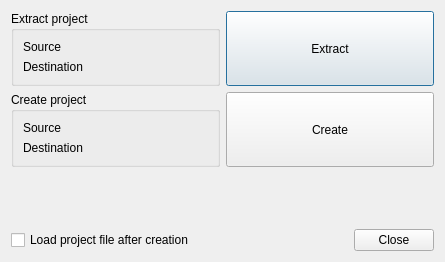
<?xml version="1.0" encoding="UTF-8"?>
<ui version="4.0">
 <class>Gui::Dialog::DlgProjectUtility</class>
 <widget class="QDialog" name="Gui::Dialog::DlgProjectUtility">
  <property name="geometry">
   <rect>
    <x>0</x>
    <y>0</y>
    <width>445</width>
    <height>262</height>
   </rect>
  </property>
  <property name="windowTitle">
   <string>Project utility</string>
  </property>
  <layout class="QGridLayout" name="gridLayout_4">
   <item row="0" column="0" colspan="2">
    <layout class="QGridLayout" name="gridLayout_3">
     <item row="0" column="0">
      <widget class="QGroupBox" name="groupBox">
       <property name="title">
        <string>Extract project</string>
       </property>
       <layout class="QGridLayout" name="gridLayout">
        <item row="0" column="0">
         <widget class="QLabel" name="label">
          <property name="text">
           <string>Source</string>
          </property>
         </widget>
        </item>
        <item row="0" column="1">
         <widget class="Gui::FileChooser" name="extractSource">
          <property name="filter">
           <string notr="true">Project file (*.fcstd)</string>
          </property>
         </widget>
        </item>
        <item row="1" column="0">
         <widget class="QLabel" name="label_2">
          <property name="text">
           <string>Destination</string>
          </property>
         </widget>
        </item>
        <item row="1" column="1">
         <widget class="Gui::FileChooser" name="extractDest">
          <property name="mode">
           <enum>Gui::FileChooser::Directory</enum>
          </property>
         </widget>
        </item>
       </layout>
      </widget>
     </item>
     <item row="0" column="1">
      <widget class="QPushButton" name="extractButton">
       <property name="sizePolicy">
        <sizepolicy hsizetype="Minimum" vsizetype="Minimum">
         <horstretch>0</horstretch>
         <verstretch>0</verstretch>
        </sizepolicy>
       </property>
       <property name="text">
        <string>Extract</string>
       </property>
      </widget>
     </item>
     <item row="1" column="0">
      <widget class="QGroupBox" name="groupBox_2">
       <property name="title">
        <string>Create project</string>
       </property>
       <layout class="QGridLayout" name="gridLayout_2">
        <item row="0" column="0">
         <widget class="QLabel" name="label_3">
          <property name="text">
           <string>Source</string>
          </property>
         </widget>
        </item>
        <item row="0" column="1">
         <widget class="Gui::FileChooser" name="createSource">
          <property name="filter">
           <string notr="true">Document.xml</string>
          </property>
         </widget>
        </item>
        <item row="1" column="0">
         <widget class="QLabel" name="label_4">
          <property name="text">
           <string>Destination</string>
          </property>
         </widget>
        </item>
        <item row="1" column="1">
         <widget class="Gui::FileChooser" name="createDest">
          <property name="mode">
           <enum>Gui::FileChooser::Directory</enum>
          </property>
         </widget>
        </item>
       </layout>
      </widget>
     </item>
     <item row="1" column="1">
      <widget class="QPushButton" name="createButton">
       <property name="sizePolicy">
        <sizepolicy hsizetype="Minimum" vsizetype="Minimum">
         <horstretch>0</horstretch>
         <verstretch>0</verstretch>
        </sizepolicy>
       </property>
       <property name="text">
        <string>Create</string>
       </property>
      </widget>
     </item>
    </layout>
   </item>
   <item row="1" column="0">
    <spacer name="verticalSpacer">
     <property name="orientation">
      <enum>Qt::Vertical</enum>
     </property>
     <property name="sizeHint" stdset="0">
      <size>
       <width>20</width>
       <height>16</height>
      </size>
     </property>
    </spacer>
   </item>
   <item row="2" column="0">
    <widget class="QCheckBox" name="checkLoadProject">
     <property name="text">
      <string>Load project file after creation</string>
     </property>
    </widget>
   </item>
   <item row="2" column="1">
    <widget class="QDialogButtonBox" name="buttonBox">
     <property name="orientation">
      <enum>Qt::Horizontal</enum>
     </property>
     <property name="standardButtons">
      <set>QDialogButtonBox::Close</set>
     </property>
    </widget>
   </item>
  </layout>
 </widget>
 <customwidgets>
  <customwidget>
   <class>Gui::FileChooser</class>
   <extends>QWidget</extends>
   <header>Gui/FileDialog.h</header>
  </customwidget>
 </customwidgets>
 <resources/>
 <connections>
  <connection>
   <sender>buttonBox</sender>
   <signal>accepted()</signal>
   <receiver>Gui::Dialog::DlgProjectUtility</receiver>
   <slot>accept()</slot>
   <hints>
    <hint type="sourcelabel">
     <x>248</x>
     <y>254</y>
    </hint>
    <hint type="destinationlabel">
     <x>157</x>
     <y>274</y>
    </hint>
   </hints>
  </connection>
  <connection>
   <sender>buttonBox</sender>
   <signal>rejected()</signal>
   <receiver>Gui::Dialog::DlgProjectUtility</receiver>
   <slot>reject()</slot>
   <hints>
    <hint type="sourcelabel">
     <x>316</x>
     <y>260</y>
    </hint>
    <hint type="destinationlabel">
     <x>286</x>
     <y>274</y>
    </hint>
   </hints>
  </connection>
 </connections>
</ui>
